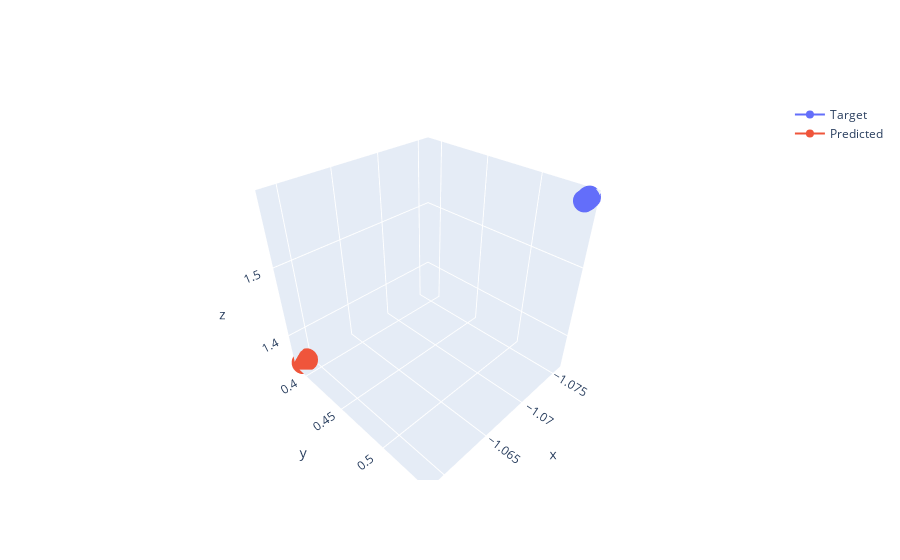

Here is the notebook cell this chart was saved with:
### Code cell
F = 20
fig = go.Figure()
fig.add_trace(
    go.Scatter3d(x=target_frames[:F, 0], y=target_frames[:F, 1], z=target_frames[:F, 2], name="Target")
).add_trace(
    go.Scatter3d(x=predicted_frames[:F, 0], y=predicted_frames[:F, 1], z=predicted_frames[:F, 2], name="Predicted")
)
fig.show()
